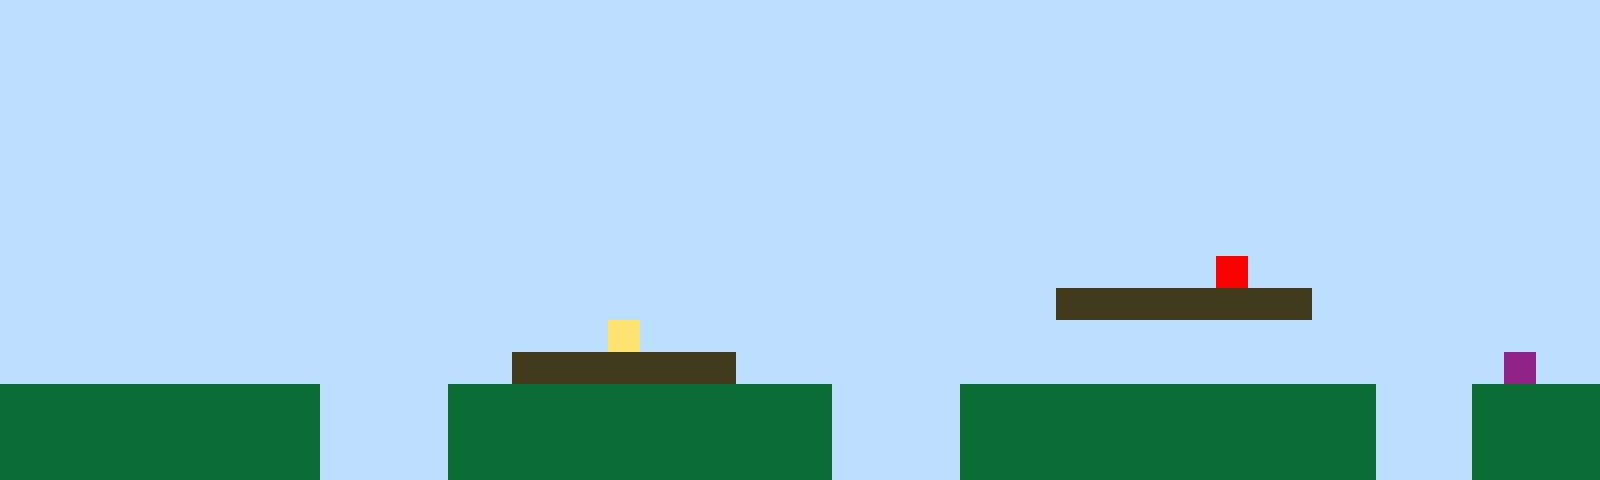

A 2D game scene composited from a Tiled map and its tileset images. What follows is a short description and the map's XML, with every tile layer's data as written:
An orthogonal 50x15 tile map with 32x32 px tiles, 1 tile layer (Tile Layer 1).

<map version="1.10" tiledversion="1.11.2" orientation="orthogonal" renderorder="right-up" width="50" height="15" tilewidth="32" tileheight="32" infinite="0" nextlayerid="2" nextobjectid="1"><editorsettings><export target="map1.csv" format="csv" /></editorsettings><tileset firstgid="1" name="sprites" tilewidth="32" tileheight="32" tilecount="6" columns="3"><image source="sprites.png" width="96" height="64" /></tileset><layer id="1" name="Tile Layer 1" width="50" height="15"><data encoding="csv">1,1,1,1,1,1,1,1,1,1,1,1,1,1,1,1,1,1,1,1,1,1,1,1,1,1,1,1,1,1,1,1,1,1,1,1,1,1,1,1,1,1,1,1,1,1,1,1,1,1,1,1,1,1,1,1,1,1,1,1,1,1,1,1,1,1,1,1,1,1,1,1,1,1,1,1,1,1,1,1,1,1,1,1,1,1,1,1,1,1,1,1,1,1,1,1,1,1,1,1,1,1,1,1,1,1,1,1,1,1,1,1,1,1,1,1,1,1,1,1,1,1,1,1,1,1,1,1,1,1,1,1,1,1,1,1,1,1,1,1,1,1,1,1,1,1,1,1,1,1,1,1,1,1,1,1,1,1,1,1,1,1,1,1,1,1,1,1,1,1,1,1,1,1,1,1,1,1,1,1,1,1,1,1,1,1,1,1,1,1,1,1,1,1,1,1,1,1,1,1,1,1,1,1,1,1,1,1,1,1,1,1,1,1,1,1,1,1,1,1,1,1,1,1,1,1,1,1,1,1,1,1,1,1,1,1,1,1,1,1,1,1,1,1,1,1,1,1,1,1,1,1,1,1,1,1,1,1,1,1,1,1,1,1,1,1,1,1,1,1,1,1,1,1,1,1,1,1,1,1,1,1,1,1,1,1,1,1,1,1,1,1,1,1,1,1,1,1,1,1,1,1,1,1,1,1,1,1,1,1,1,1,1,1,1,1,1,1,1,1,1,1,1,1,1,1,1,1,1,1,1,1,1,1,1,1,1,1,1,1,1,1,1,1,1,1,1,1,1,1,1,1,1,1,1,1,1,1,1,1,1,1,1,1,1,1,1,1,1,1,1,1,1,1,1,1,1,1,1,1,1,1,1,1,1,1,1,1,1,1,1,1,1,1,1,1,1,1,1,1,1,1,1,1,1,1,1,1,1,1,1,1,1,1,1,1,1,1,1,1,1,1,1,1,1,1,1,1,1,1,1,1,1,1,1,1,1,1,5,1,1,1,1,1,1,1,1,1,1,1,1,1,1,1,1,1,1,1,1,1,1,1,1,1,1,1,1,1,1,1,1,1,1,1,1,1,1,1,1,1,1,1,1,3,3,3,3,3,3,3,3,1,1,1,1,1,1,1,1,1,1,1,1,1,1,1,1,1,1,1,1,1,1,1,1,1,1,1,1,4,1,1,1,1,1,1,1,1,1,1,1,1,1,1,1,1,1,1,1,1,1,1,1,1,1,1,1,1,1,1,1,1,1,1,1,1,1,1,1,1,1,1,1,1,1,1,3,3,3,3,3,3,3,1,1,1,1,1,1,1,1,1,1,1,1,1,1,1,1,1,1,1,1,1,1,1,1,6,1,1,2,2,2,2,2,2,2,2,2,2,1,1,1,1,2,2,2,2,2,2,2,2,2,2,2,2,1,1,1,1,2,2,2,2,2,2,2,2,2,2,2,2,2,1,1,1,2,2,2,2,2,2,2,2,2,2,2,2,2,2,1,1,1,1,2,2,2,2,2,2,2,2,2,2,2,2,1,1,1,1,2,2,2,2,2,2,2,2,2,2,2,2,2,1,1,1,2,2,2,2,2,2,2,2,2,2,2,2,2,2,1,1,1,1,2,2,2,2,2,2,2,2,2,2,2,2,1,1,1,1,2,2,2,2,2,2,2,2,2,2,2,2,2,1,1,1,2,2,2,2</data></layer></map>
